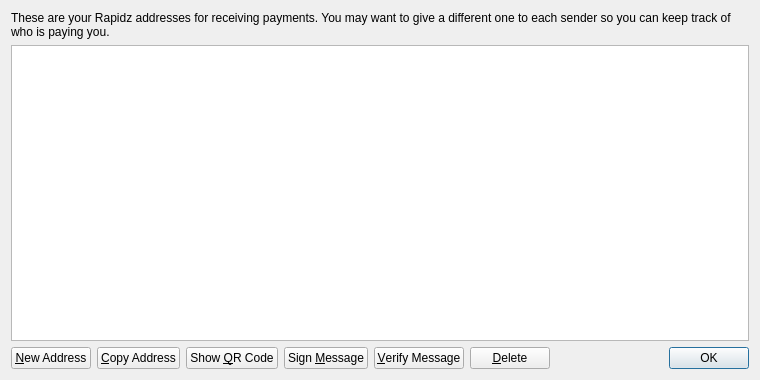
<?xml version="1.0" encoding="UTF-8"?>
<ui version="4.0">
 <class>AddressBookPage</class>
 <widget class="QWidget" name="AddressBookPage">
  <property name="geometry">
   <rect>
    <x>0</x>
    <y>0</y>
    <width>760</width>
    <height>380</height>
   </rect>
  </property>
  <property name="windowTitle">
   <string>Address Book</string>
  </property>
  <layout class="QVBoxLayout" name="verticalLayout">
   <item>
    <widget class="QLabel" name="labelExplanation">
     <property name="text">
      <string>These are your Rapidz addresses for receiving payments. You may want to give a different one to each sender so you can keep track of who is paying you.</string>
     </property>
     <property name="textFormat">
      <enum>Qt::PlainText</enum>
     </property>
     <property name="wordWrap">
      <bool>true</bool>
     </property>
    </widget>
   </item>
   <item>
    <widget class="QTableView" name="tableView">
     <property name="contextMenuPolicy">
      <enum>Qt::CustomContextMenu</enum>
     </property>
     <property name="toolTip">
      <string>Double-click to edit address or label</string>
     </property>
     <property name="tabKeyNavigation">
      <bool>false</bool>
     </property>
     <property name="selectionMode">
      <enum>QAbstractItemView::SingleSelection</enum>
     </property>
     <property name="selectionBehavior">
      <enum>QAbstractItemView::SelectRows</enum>
     </property>
     <property name="sortingEnabled">
      <bool>true</bool>
     </property>
     <attribute name="verticalHeaderVisible">
      <bool>false</bool>
     </attribute>
    </widget>
   </item>
   <item>
    <layout class="QHBoxLayout" name="horizontalLayout">
     <item>
      <widget class="QPushButton" name="newAddressButton">
       <property name="toolTip">
        <string>Create a new address</string>
       </property>
       <property name="text">
        <string>&amp;New Address</string>
       </property>
      </widget>
     </item>
     <item>
      <widget class="QPushButton" name="copyToClipboard">
       <property name="toolTip">
        <string>Copy the currently selected address to the system clipboard</string>
       </property>
       <property name="text">
        <string>&amp;Copy Address</string>
       </property>
      </widget>
     </item>
     <item>
      <widget class="QPushButton" name="showQRCode">
       <property name="text">
        <string>Show &amp;QR Code</string>
       </property>
      </widget>
     </item>
     <item>
      <widget class="QPushButton" name="signMessage">
       <property name="toolTip">
        <string>Sign a message to prove you own a Rapidz address</string>
       </property>
       <property name="text">
        <string>Sign &amp;Message</string>
       </property>
      </widget>
     </item>
     <item>
      <widget class="QPushButton" name="verifyMessage">
       <property name="toolTip">
        <string>Verify a message to ensure it was signed with a specified Rapidz address</string>
       </property>
       <property name="text">
        <string>&amp;Verify Message</string>
       </property>
      </widget>
     </item>
     <item>
      <widget class="QPushButton" name="deleteButton">
       <property name="toolTip">
        <string>Delete the currently selected address from the list</string>
       </property>
       <property name="text">
        <string>&amp;Delete</string>
       </property>
      </widget>
     </item>
     <item>
      <spacer name="horizontalSpacer">
       <property name="orientation">
        <enum>Qt::Horizontal</enum>
       </property>
       <property name="sizeHint" stdset="0">
        <size>
         <width>40</width>
         <height>20</height>
        </size>
       </property>
      </spacer>
     </item>
     <item>
      <widget class="QDialogButtonBox" name="buttonBox">
       <property name="sizePolicy">
        <sizepolicy hsizetype="Maximum" vsizetype="Fixed">
         <horstretch>0</horstretch>
         <verstretch>0</verstretch>
        </sizepolicy>
       </property>
       <property name="standardButtons">
        <set>QDialogButtonBox::Ok</set>
       </property>
      </widget>
     </item>
    </layout>
   </item>
  </layout>
 </widget>
 <resources>
  <include location="../bitcoin.qrc"/>
 </resources>
 <connections/>
</ui>
